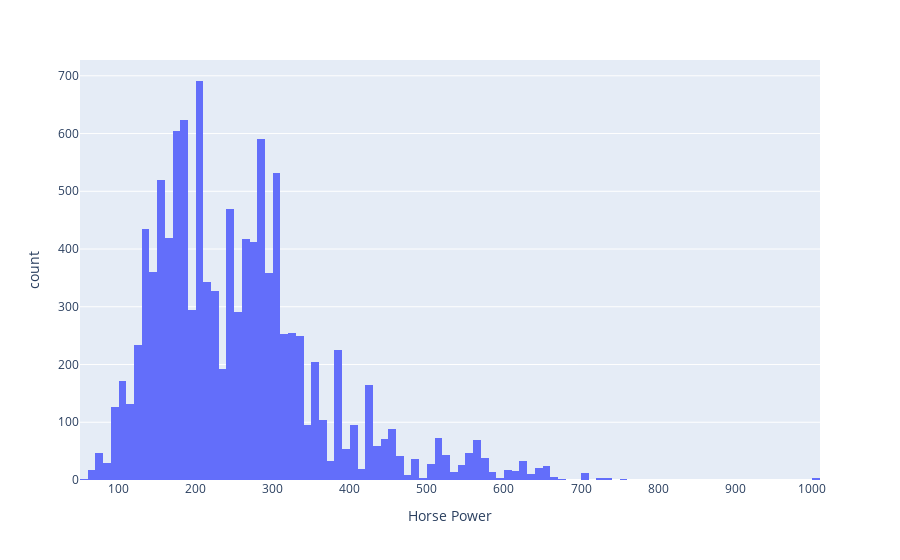

The notebook cell saved with this chart:
### Code cell
px.histogram(df,x ='Horse Power')

### Figure 1 — Plotly figure (JSON) as saved in the notebook; plotly's stock layout.template omitted (floating-point values rounded to 4 significant figures; data arrays with more than 128 entries replaced by an {"elided": "..."} marker saying what was removed)
{"data": [{"alignmentgroup": "True", "bingroup": "x", "hovertemplate": "Horse Power=%{x}<br>count=%{y}<extra></extra>", "legendgroup": "", "marker": {"color": "#636efa", "pattern": {"shape": ""}}, "name": "", "offsetgroup": "", "orientation": "v", "showlegend": false, "type": "histogram", "x": {"elided": "11199 float values"}, "xaxis": "x", "yaxis": "y"}], "layout": {"autosize": true, "barmode": "relative", "legend": {"tracegroupgap": 0}, "margin": {"t": 60}, "xaxis": {"anchor": "y", "autorange": true, "domain": [0, 1], "range": [50, 1010], "title": {"text": "Horse Power"}, "type": "linear"}, "yaxis": {"anchor": "x", "autorange": true, "domain": [0, 1], "range": [0, 727.4], "title": {"text": "count"}}}}
